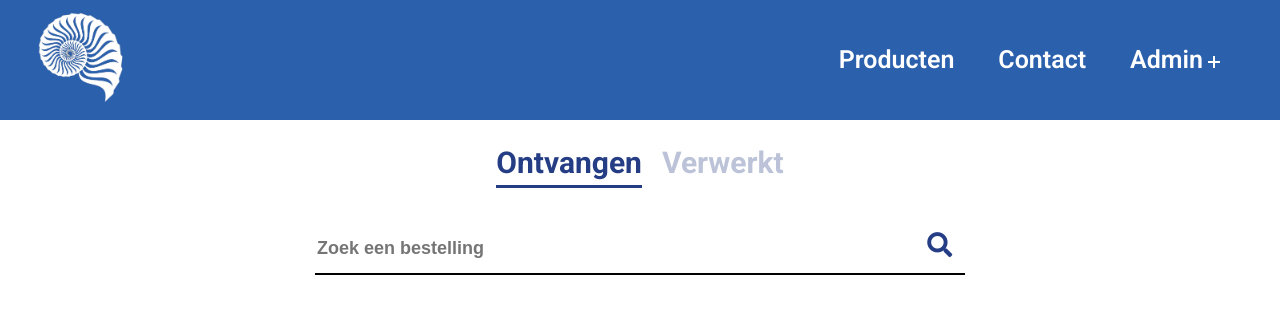
/ordersAdmin.php (signed in), run on an earlier commit of the app's database.
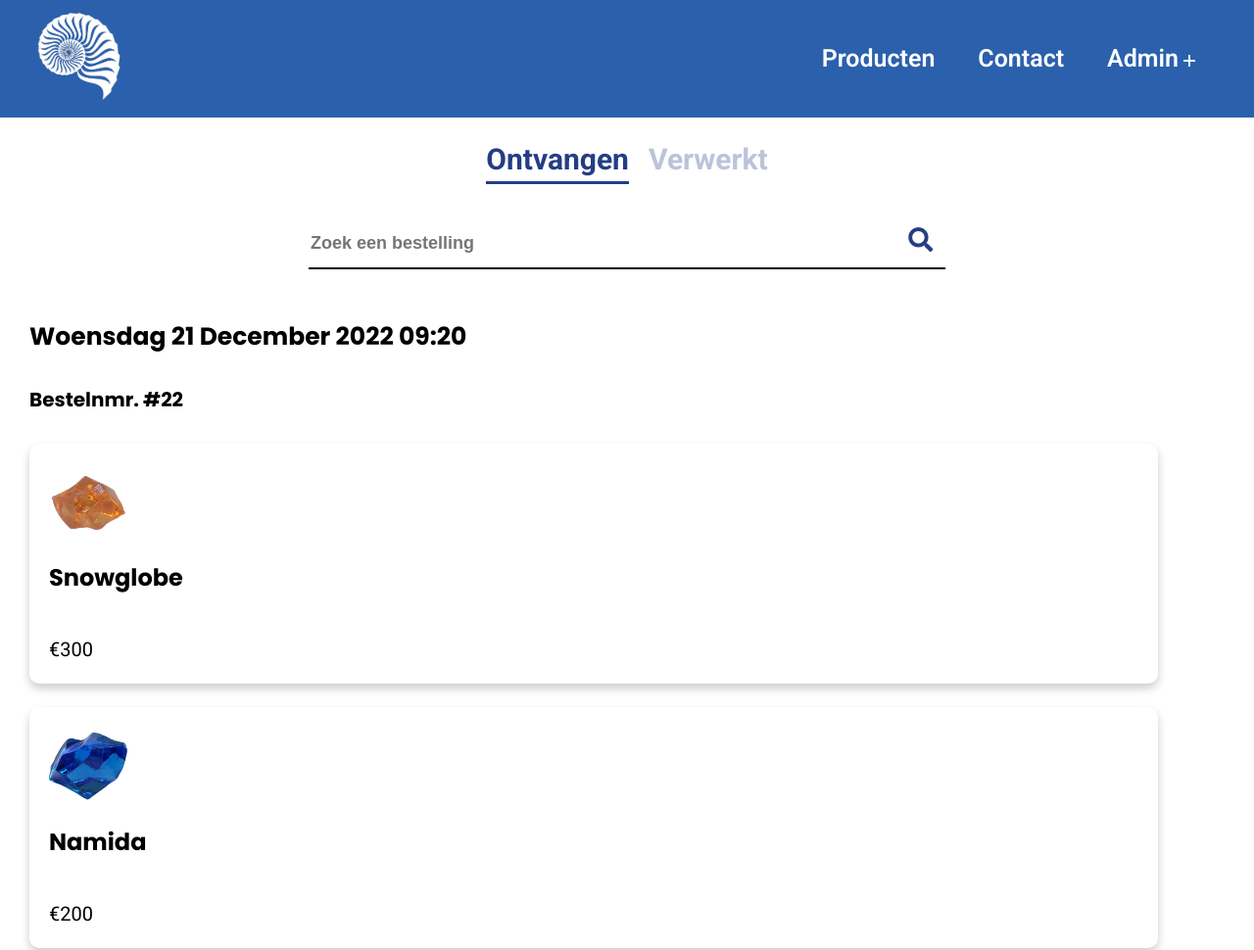
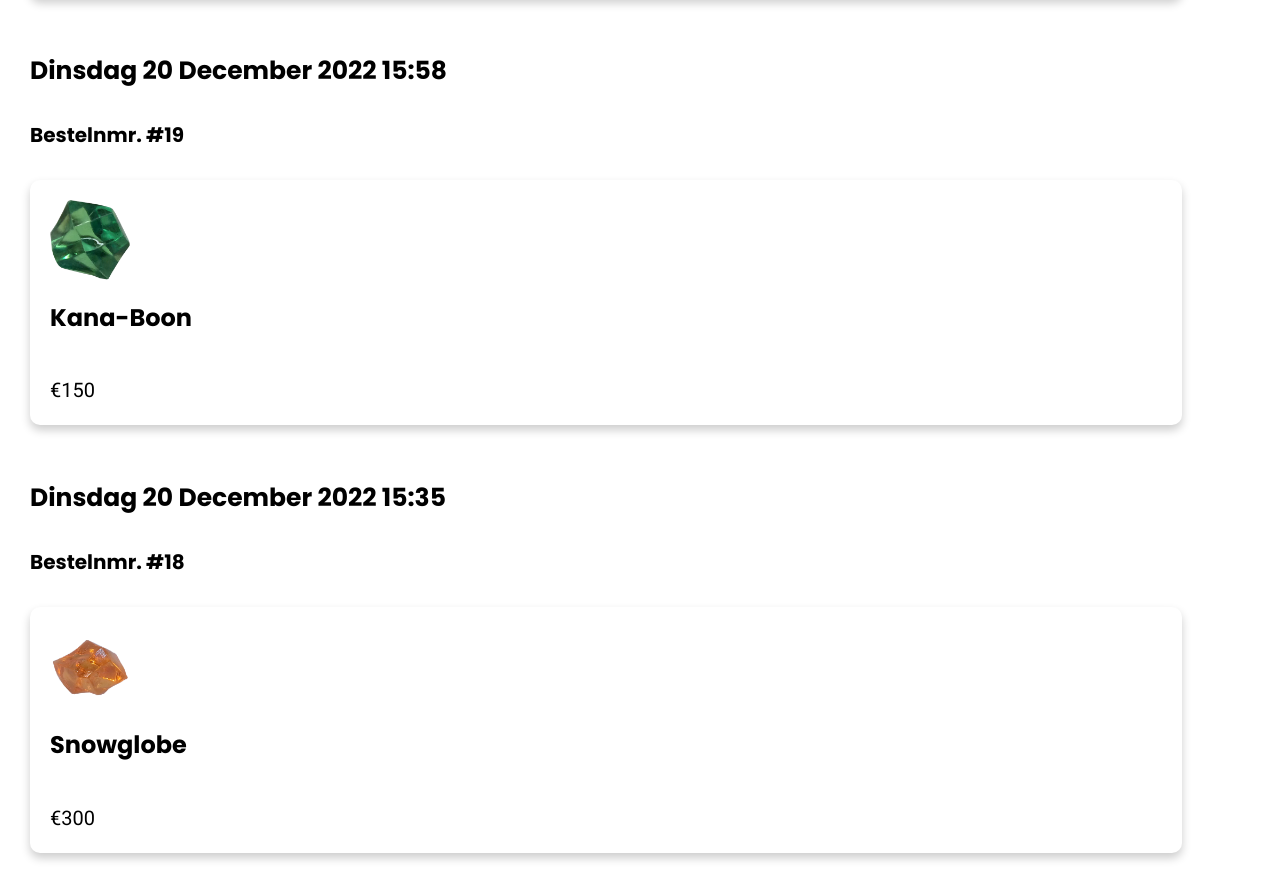
And on a later commit of the database (2 pictures, top to bottom).
### tables this page shows
CREATE TABLE `orders` (
  `orders_id` int(11) NOT NULL,
  `user_id` int(11) DEFAULT NULL,
  `orders_timestamp` varchar(255) NOT NULL,
  `orders_processed` int(1) NOT NULL DEFAULT 0
);

CREATE TABLE `order_product` (
  `order_product_id` int(11) NOT NULL,
  `orders_id` int(11) NOT NULL,
  `product_id` int(11) NOT NULL,
  `order_product_quantity` int(11) NOT NULL
);

CREATE TABLE `product_image` (
  `image_id` int(11) NOT NULL,
  `image_name` varchar(250) NOT NULL,
  `product_id` int(11) NOT NULL
);

CREATE TABLE `product` (
  `product_id` int(11) NOT NULL,
  `product_name` varchar(50) NOT NULL,
  `product_price` int(11) NOT NULL,
  `product_category` int(11) NOT NULL,
  `product_description` longtext NOT NULL,
  `product_quantity` int(11) DEFAULT NULL,
  `product_availability` varchar(5) NOT NULL DEFAULT 'true'
);

### classes/dbh.php (called while the page is built)
<?php
class dbh
{
    public function connection()
    {
        try {
            $username = "root";
            $password = "";
            $pdo = new PDO('mysql:host=localhost;dbname=fas', $username, $password);
            return $pdo;
        } catch (PDOException $e) {
            print "Error!:" . $e->getMessage() . "<br/>";
            die();
        }
    }
}

### ordersAdmin.php (the view, shortened to what this page needs)
<?php
include 'incs/header.php';
include 'classes/dbh.php';
$dbh = new Dbh();
?>
<body>
    <?php
    include 'incs/navBar.php';
    ?>
    <div id="admin-products-nav">
        <a href="ordersAdmin.php" id="admin-nav-producten" class="admin-products-nav-title" style="border-bottom: 3px solid #253d84">Ontvangen</a>
        <a href="ordersProcessedAdmin.php" id="admin-nav-categorieen" class="admin-products-nav-title" style="opacity: 0.3">Verwerkt</a>
    </div>
    <form class="search-bar" methode="post" action="">
        <input id="searchOrderAdmin" class="input-search" type="text" name="searchOrderAdmin" placeholder="Zoek een bestelling">
        <button type="submit" name="submit-search"><i class="fas fa-search"></i></button>
    </form>
    <div id="all-orders">
        <?php
        $stmtCategory = $dbh->connection()->prepare("SELECT * FROM orders WHERE orders_processed = 0 ORDER BY orders_timestamp  DESC");
        $stmtCategory->execute();
        $resultCategory = $stmtCategory->fetchAll();
        foreach ($resultCategory as $category) {
            $orderTimestamp = date("d-m-Y H:i", strtotime($category['orders_timestamp']));
            $orderTimestamp = date("l j F Y H:i", strtotime($orderTimestamp));
            $orderTimestamp = str_replace("January", "Januari", $orderTimestamp);
            $orderTimestamp = str_replace("February", "Februari", $orderTimestamp);
            $orderTimestamp = str_replace("March", "Maart", $orderTimestamp);
            $orderTimestamp = str_replace("April", "April", $orderTimestamp);
            $orderTimestamp = str_replace("May", "Mei", $orderTimestamp);
            $orderTimestamp = str_replace("June", "Juni", $orderTimestamp);
            $orderTimestamp = str_replace("July", "Juli", $orderTimestamp);
            $orderTimestamp = str_replace("August", "Augustus", $orderTimestamp);
            $orderTimestamp = str_replace("September", "September", $orderTimestamp);
            $orderTimestamp = str_replace("October", "Oktober", $orderTimestamp);
            $orderTimestamp = str_replace("November", "November", $orderTimestamp);
            $orderTimestamp = str_replace("December", "December", $orderTimestamp);
            $orderTimestamp = str_replace("Monday", "Maandag", $orderTimestamp);
            $orderTimestamp = str_replace("Tuesday", "Dinsdag", $orderTimestamp);
            $orderTimestamp = str_replace("Wednesday", "Woensdag", $orderTimestamp);
            $orderTimestamp = str_replace("Thursday", "Donderdag", $orderTimestamp);
            $orderTimestamp = str_replace("Friday", "Vrijdag", $orderTimestamp);
            $orderTimestamp = str_replace("Saturday", "Zaterdag", $orderTimestamp);
            $orderTimestamp = str_replace("Sunday", "Zondag", $orderTimestamp);
            echo "<div class=\"products-wrapper-category\">";
            echo "
        <h2 class=\"category-title\"> $orderTimestamp</h2>
        <h3 style=\"font-size:20px\" class=\"category-title\">Bestelnmr. #$category[orders_id]</h3>
        ";
            $stmt = $dbh->connection()->prepare("SELECT * FROM order_product INNER JOIN product ON product.product_id = order_product.product_id INNER JOIN product_image ON product_image.product_id = product.product_id INNER JOIN orders ON orders.orders_id = order_product.orders_id WHERE orders.orders_id = $category[orders_id] and orders_processed = 0 ORDER BY orders.orders_timestamp;");
            $stmt->execute();
            $result = $stmt->fetchAll();
            foreach ($result as $product) {
                echo "
        <div class=\"user-card\" onclick=\"window.location.href='viewOrderAdmin.php?id=$category[orders_id]';\" >
        <img src=\"imgs/$product[image_name]\" alt=\"product image\">
        <h2>$product[product_name]</h2>
        <p style=\"font-size:20px\">€$product[product_price]</p>
        </div>
        <br>
        ";
            }
            echo "</div>";
        }
        ?>
    </div>
    <?php
    include 'incs/footer.php';
    ?>

### incs/header.php (shortened to what this page needs)
<!DOCTYPE html>
<html lang="en">
<head>
    <link rel="stylesheet" href="css/styles.css">
    <link rel="stylesheet" href="https://cdnjs.cloudflare.com/ajax/libs/font-awesome/5.15.3/css/all.min.css" />
</head>

### incs/navBar.php (shortened to what this page needs)
<header class="header">
   <div class="container">
      <div class="header-main">
         <div class="logo">
            <img src="imgs/logo.png" onclick="location.href='index.php';" style="cursor: pointer" alt="logo">
         </div>
         <nav class="nav-menu">
            <?php if (!isset($_SESSION['userId'])) {
               echo "
            <ul class=\"menu\">
                <li class=\"menu-item\">
                   <a href=\"products.php\">Producten</a>
                </li>
                <li class=\"menu-item\">
                   <a href=\"#\">Contact</a>
                </li>
                <li class=\"menu-item menu-item-has-children\">
                   <a href=\"login.php\" data-toggle=\sub-menu\">Login<i class=\"plus\"></i></a>
                   <ul class=\"sub-menu\">
                       <li class=\"menu-item\"><a href=\"Login.php\">inloggen</a></li>
                       <li class=\"menu-item\"><a href=\"register.php\">Registreren</a></li>
                   </ul>
                </li>
                <li class=\"menu-item\">
                   <a href=\"shoppingCart.php\"><i class=\"fas fa-shopping-cart\"></i></a>
                </li>
             </ul>";
            } elseif (isset($_SESSION['userId']) && $_SESSION['userRole'] == "admin") {
               echo " <ul class=\"menu\">
               <li class=\"menu-item\">
                  <a href=\"products.php\">Producten</a>
               </li>
               <li class=\"menu-item\">
                  <a href=\"#\">Contact</a>
               </li>
               <li class=\"menu-item menu-item-has-children\">
                  <a href=\"#\" data-toggle=\sub-menu\">Admin<i class=\"plus\"></i></a>
                  <ul class=\"sub-menu\">
                      <li class=\"menu-item\"><a href=\"usersAdmin.php\">Gebruikers</a></li>
                      <li class=\"menu-item\"><a href=\"ordersAdmin.php\">Bestellingen</a></li>
                      <li class=\"menu-item\"><a href=\"logout.php\">Uitloggen</a></li>
                  </ul>
               </li>
            </ul>";
            }
            ?>
         </nav>
      </div>
   </div>
</header>

### incs/footer.php (shortened to what this page needs)
</body>
</html>

### css/styles.css (style rules this page uses)
html { font-size: 62.5%; font-family: "roboto", "sans-serif"; color: black; background: #fff; -webkit-font-smoothing: antialiased; -moz-osx-font-smoothing: grayscale; margin: 0; padding: 0; overflow-x: hidden; }
body { font-size: 1.6rem; line-height: 1.5; background: #fff; width: 100%; height: 100%; margin: 0; padding: 0; }
h1, h2, h3, h4, h5, h6 { font-family: "poppins", "sans-serif"; font-weight: bold; }
ul { list-style: none; margin: 0; padding: 0; }
a { text-decoration: none; }
.header { display: block; width: 100%; left: 0; top: 0; }
.header-main { background-color: #2b60ad; display: flex; justify-content: space-between; align-items: center; width: 100%; height: 120px; }
.header .logo { padding: 0 0 0 30px; }
.header .logo img { width: 100px; }
.header .nav-menu { padding: 0 50px; }
.header .menu > .menu-item { display: inline-block; margin-left: 30px; position: relative; }
.header .menu > .menu-item > a { display: block; margin-right: 10px; padding: 12px 0; font-size: 25px; color: white; text-transform: capitalize; font-weight: 600; transition: all 0.3s ease; }
.header .menu > .menu-item > a .plus { display: inline-block; height: 12px; width: 12px; position: relative; margin-left: 5px; pointer-events: none; }
.header .menu > .menu-item > a .plus:before, .header .menu > .menu-item > a .plus:after { content: ""; position: absolute; box-sizing: border-box; left: 50%; top: 50%; background-color: white; height: 2px; width: 100%; transform: translate(-50%, -50%); transition: all 0.3s ease; }
.header .menu > .menu-item > a .plus:after { transform: translate(-50%, -50%) rotate(-90deg); }
.form-control input, button { border: none; outline: none; border-radius: 30px; font-size: 1.1em; }
.products-wrapper-category { margin-bottom: 30px; }
#admin-products-nav { display: flex; align-content: center; justify-content: center; text-align: center; margin-bottom: 30px; margin-top: 20px; }
.admin-products-nav-title { margin: 0 10px; font-size: 30px; font-weight: bold; color: #253d84; }
.category-title { margin-left: 30px; font-size: 25px; font-weight: bold; margin-bottom: 30px; color: black; }
.search-bar { display: flex; justify-content: center; align-items: center; margin: 30px auto 50px auto; max-width: 650px; border-bottom: 2px solid black; }
.input-search { width: 100%; height: 100%; border: none; outline: none; font-size: 18px; font-weight: bold; margin-top: 5px; }
.search-bar button { width: 55px; height: 55px; border: none; outline: none; background-color: white; color: #253d84; font-size: 25px; font-weight: bold; cursor: pointer; margin-left: 15px; }
.container { margin: 0 auto; }
.user-card { display: flex; flex-direction: column; border-radius: 10px; background-color: #fff; box-shadow: 0 5px 10px rgba(0, 0, 0, 0.2); width: 90%; margin-left: 30px; }
.user-card h2 { margin-left: 20px; }
.user-card img { width: 80px; height: 80px; margin-left: 20px; margin-top: 20px; }
.user-card p { margin-left: 20px; }

What changed in the data, as far as the page shows it:
added orders: orders_timestamp "Woensdag 21 December 2022 09:20", orders_id "22"
added order_product: product_image.image_name (picture), product.product_name "Snowglobe", product.product_price "300", shown under "Woensdag 21 December 2022 09:20"
added order_product: product_image.image_name (picture), product.product_name "Namida", product.product_price "200", shown under "Woensdag 21 December 2022 09:20"
added orders: orders_timestamp "Dinsdag 20 December 2022 15:58", orders_id "19"
added order_product: product_image.image_name (picture), product.product_name "Kana-Boon", product.product_price "150", shown under "Dinsdag 20 December 2022 15:58"
added orders: orders_timestamp "Dinsdag 20 December 2022 15:35", orders_id "18"
added order_product: product_image.image_name (picture), product.product_name "Snowglobe", product.product_price "300", shown under "Dinsdag 20 December 2022 15:35"
